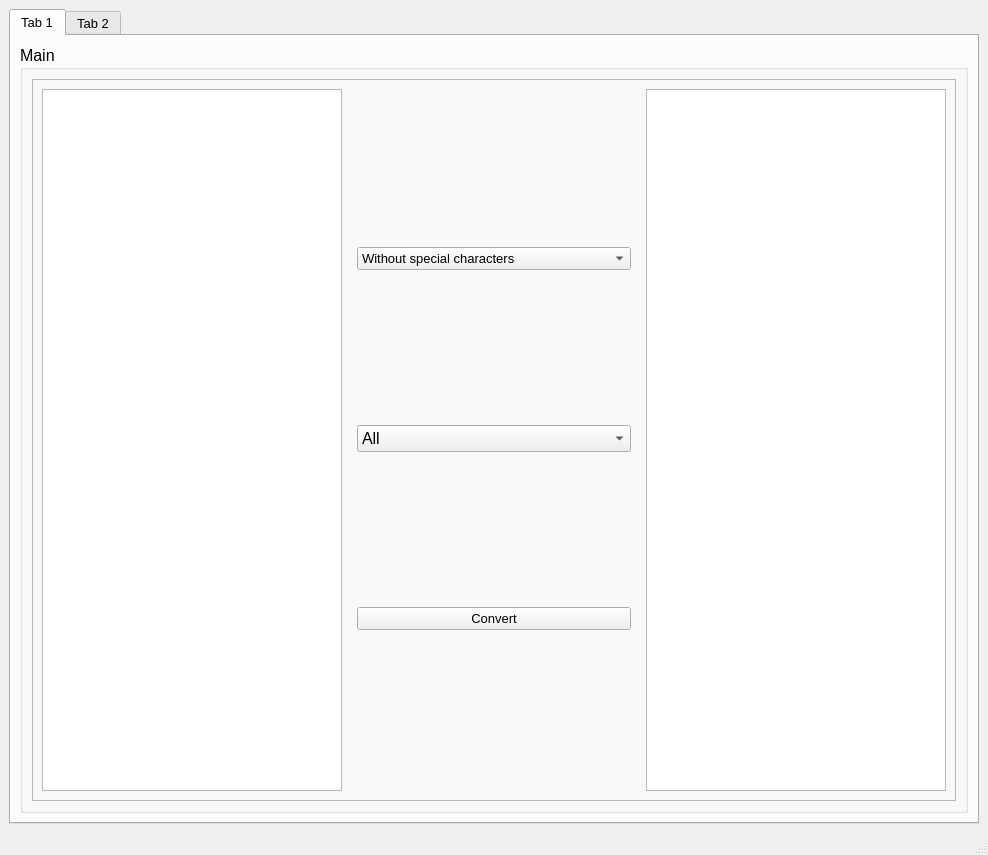
<?xml version="1.0" encoding="UTF-8"?>
<ui version="4.0">
 <class>MainWindow</class>
 <widget class="QMainWindow" name="MainWindow">
  <property name="geometry">
   <rect>
    <x>0</x>
    <y>0</y>
    <width>984</width>
    <height>855</height>
   </rect>
  </property>
  <property name="windowTitle">
   <string>MainWindow</string>
  </property>
  <widget class="QWidget" name="centralwidget">
   <layout class="QHBoxLayout" name="horizontalLayout_4">
    <item>
     <widget class="QTabWidget" name="tabWidget">
      <property name="font">
       <font>
        <pointsize>10</pointsize>
       </font>
      </property>
      <property name="currentIndex">
       <number>0</number>
      </property>
      <widget class="QWidget" name="tab">
       <attribute name="title">
        <string>Tab 1</string>
       </attribute>
       <layout class="QHBoxLayout" name="horizontalLayout_3">
        <item>
         <widget class="QGroupBox" name="groupBox">
          <property name="font">
           <font>
            <pointsize>12</pointsize>
           </font>
          </property>
          <property name="title">
           <string>Main</string>
          </property>
          <layout class="QHBoxLayout" name="horizontalLayout_2">
           <item>
            <widget class="QFrame" name="frame">
             <property name="frameShape">
              <enum>QFrame::StyledPanel</enum>
             </property>
             <property name="frameShadow">
              <enum>QFrame::Raised</enum>
             </property>
             <layout class="QHBoxLayout" name="horizontalLayout">
              <item>
               <widget class="QPlainTextEdit" name="userinput">
                <property name="minimumSize">
                 <size>
                  <width>300</width>
                  <height>521</height>
                 </size>
                </property>
                <property name="font">
                 <font>
                  <pointsize>14</pointsize>
                 </font>
                </property>
               </widget>
              </item>
              <item>
               <widget class="QWidget" name="widget" native="true">
                <property name="sizePolicy">
                 <sizepolicy hsizetype="MinimumExpanding" vsizetype="MinimumExpanding">
                  <horstretch>0</horstretch>
                  <verstretch>0</verstretch>
                 </sizepolicy>
                </property>
                <layout class="QVBoxLayout" name="verticalLayout">
                 <item>
                  <widget class="QComboBox" name="optionbox">
                   <property name="sizePolicy">
                    <sizepolicy hsizetype="Preferred" vsizetype="Fixed">
                     <horstretch>0</horstretch>
                     <verstretch>0</verstretch>
                    </sizepolicy>
                   </property>
                   <property name="minimumSize">
                    <size>
                     <width>140</width>
                     <height>22</height>
                    </size>
                   </property>
                   <property name="font">
                    <font>
                     <pointsize>10</pointsize>
                    </font>
                   </property>
                   <item>
                    <property name="text">
                     <string>Without special characters</string>
                    </property>
                   </item>
                   <item>
                    <property name="text">
                     <string>Every words (including special characters)</string>
                    </property>
                   </item>
                   <item>
                    <property name="text">
                     <string>Last word (per line)</string>
                    </property>
                   </item>
                   <item>
                    <property name="text">
                     <string>Random line</string>
                    </property>
                   </item>
                  </widget>
                 </item>
                 <item>
                  <widget class="QComboBox" name="timesbox">
                   <item>
                    <property name="text">
                     <string>All</string>
                    </property>
                   </item>
                  </widget>
                 </item>
                 <item>
                  <widget class="QPushButton" name="convertbutton">
                   <property name="font">
                    <font>
                     <pointsize>10</pointsize>
                    </font>
                   </property>
                   <property name="text">
                    <string>Convert</string>
                   </property>
                  </widget>
                 </item>
                </layout>
               </widget>
              </item>
              <item>
               <widget class="QTextBrowser" name="output">
                <property name="minimumSize">
                 <size>
                  <width>300</width>
                  <height>521</height>
                 </size>
                </property>
                <property name="font">
                 <font>
                  <pointsize>14</pointsize>
                 </font>
                </property>
               </widget>
              </item>
             </layout>
            </widget>
           </item>
          </layout>
         </widget>
        </item>
       </layout>
      </widget>
      <widget class="QWidget" name="tab_2">
       <attribute name="title">
        <string>Tab 2</string>
       </attribute>
       <layout class="QHBoxLayout" name="horizontalLayout_6">
        <item>
         <widget class="QGroupBox" name="groupBox_2">
          <property name="font">
           <font>
            <pointsize>12</pointsize>
           </font>
          </property>
          <property name="title">
           <string>History</string>
          </property>
          <layout class="QHBoxLayout" name="horizontalLayout_5">
           <item>
            <widget class="QListWidget" name="listWidget"/>
           </item>
          </layout>
         </widget>
        </item>
       </layout>
      </widget>
     </widget>
    </item>
   </layout>
  </widget>
  <widget class="QMenuBar" name="menubar">
   <property name="geometry">
    <rect>
     <x>0</x>
     <y>0</y>
     <width>984</width>
     <height>21</height>
    </rect>
   </property>
  </widget>
  <widget class="QStatusBar" name="statusbar"/>
 </widget>
 <resources/>
 <connections/>
</ui>
